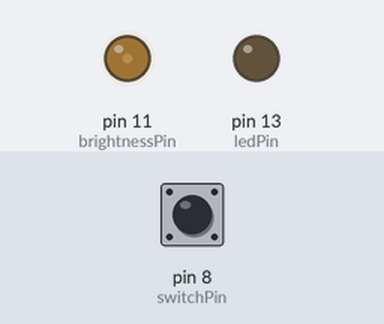
Bench run of a sketch on a simulated Arduino Uno, built with avr-gcc and run on an emulated ATmega328P. On the bench: output pins drawn as LEDs (lit = HIGH). Inputs (shaded band) come from the test bench; at power-on: pin 8 (switchPin) HIGH.

Above: at 1.2 s.
1.3 s: pin 8 (switchPin) pulled LOW for 0.15 s
At 1.8 s:
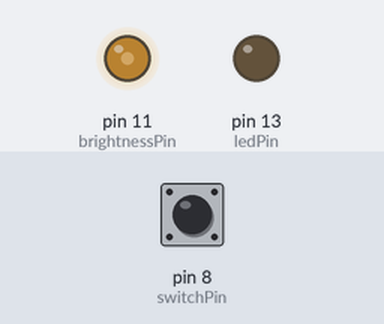
2.9 s: pin 8 (switchPin) pulled LOW for 1 s
At 4.2 s:
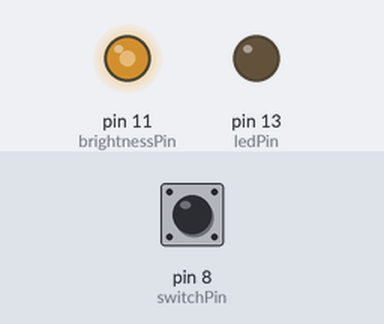
5.4 s: pin 8 (switchPin) pulled LOW for 0.15 s
At 6.1 s:
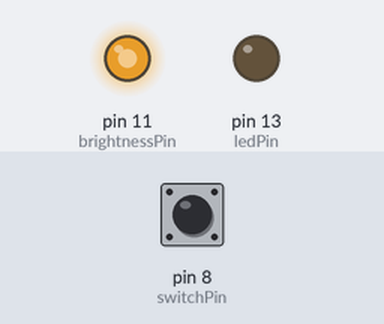
7.0 s: pin 8 (switchPin) pulled LOW for 3.2 s
At 11.4 s:
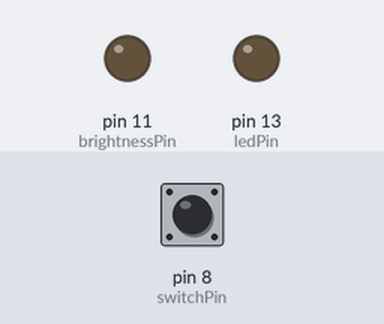
Timing chart, 0 to 12.7 s (numbered marks = the images above; inputs shaded):
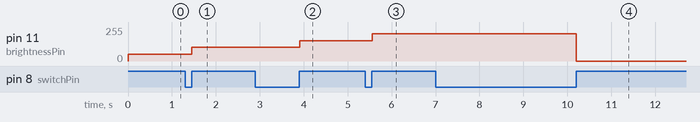

Measured:
- after the input at 1.3 s, pin 11 (brightnessPin): 51/255 → 102/255 after 0.16 s
- after the input at 2.9 s, pin 11 (brightnessPin): 102/255 → 153/255 after 1.0 s
- after the input at 5.4 s, pin 11 (brightnessPin): 153/255 → 204/255 after 0.16 s
- after the input at 7.0 s, pin 11 (brightnessPin): 204/255 → 0/255 after 3.2 s

The sketch:

Project2_ButtonLightsUpLED_.ino
```cpp
int switchPin = 8;
int ledPin = 13;
int brightnessPin = 11;
boolean lastButton = LOW;
boolean currentButton;
boolean ledOn = false;
int ledLevel = 0;
void setup() {
  // put your setup code here, to run once:
  pinMode(switchPin, INPUT);
  pinMode(ledPin, OUTPUT);

}
boolean debounce (boolean last) {
    boolean current = digitalRead(switchPin);
    if (last != current) {
      delay(5);
      current = digitalRead(switchPin);
    }
    return current;
}

void loop() {
  // put your main code here, to run repeatedly:
  // The Code underneath is for holding the button and the light stays on:
  /**if (digitalRead(switchPin) == HIGH) {
    digitalWrite(ledPin,HIGH);
  } else {
    digitalWrite(ledPin,LOW);
  }*/
 /* // The code below makes the button a switch for the led
  currentButton = debounce(lastButton);
  if (lastButton == LOW && currentButton == HIGH) {
    ledOn = !ledOn;
  }
  lastButton = currentButton;
  digitalWrite(ledPin, ledOn);*/
  // The code below makes the button alter brightness of the led
  currentButton = debounce(lastButton);
  if (lastButton == LOW && currentButton == HIGH) {
    ledLevel += 51;
  }
  lastButton = currentButton;
  if (ledLevel >= 255) {
    ledLevel = 0;
  }
  analogWrite(brightnessPin,ledLevel);
}
```
